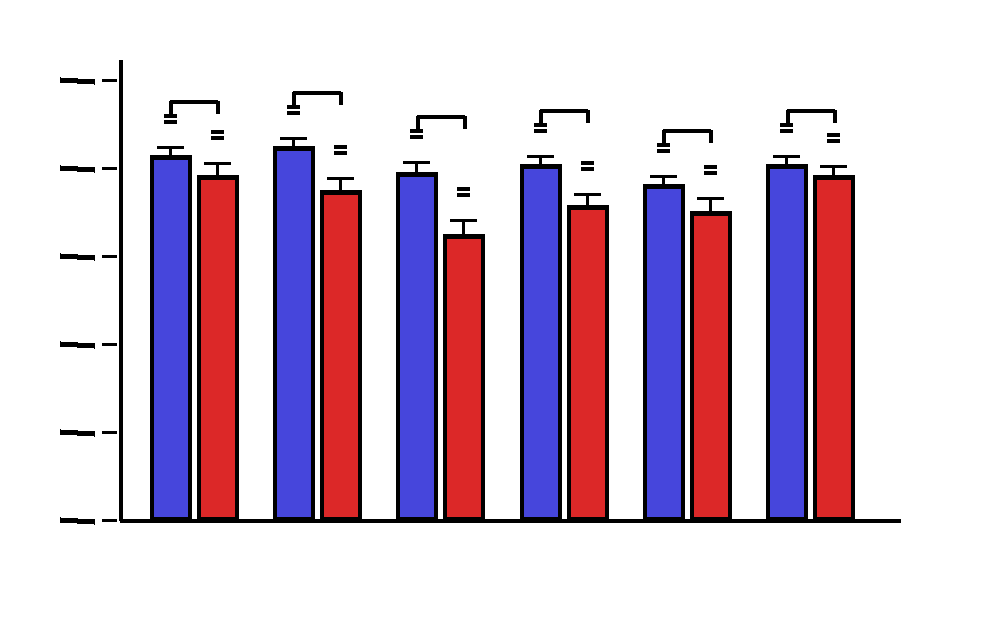
#> input picture bar_fixture.png, 1000 x 620 px
$ python -i panel_to_page.py   (imports and definitions only)
#> lines starting #> are read from the running program, lines starting #| are printed output that depends on the picture
# -*- coding: utf-8 -*-
"""확인된 패널 자리를 크롭 픽셀에서 600 DPI 그림 래스터로 옮깁니다.

    python3 panel_to_page.py --run DIR --decisions DIR/seg/panel_decisions.csv \\
        --pdfs DIR/seg/_pdf_locations.json --out DIR/seg/regions600

`record_panels.py`가 적은 상자는 **200 DPI 크롭 위의 픽셀**입니다. 축을 읽는
`geometry_proposer`는 600 DPI 래스터를 봅니다. 둘 사이를 잇는 것이 이 파일이고,
잘못 이으면 그 뒤의 기하 확인·읽기·값 검토가 전부 다른 자리를 보게 됩니다.

## 크롭의 자리는 상자 좌표로 알 수 없다

크롭은 `Figure_BBox`를 그대로 잘라 낸 것이 아닙니다. `corpus_intake.crop_figure`는
상자에 8 px를 두르고 나서 바깥 여백을 **잘라 냅니다** - 얼마나 잘랐는지는 어디에도
적혀 있지 않습니다. 실제로 한 그림에서 상자로 계산한 자리와 크롭의 진짜 자리가
9 px 달랐고, 600 DPI에서는 27 px입니다. 그래서 자리는 계산하지 않고 **찾습니다**:
크롭은 페이지 래스터의 정확한 부분 배열이라, 상자 근처에서 픽셀이 한 장 같은
자리가 꼭 하나 있습니다. 같은 자리가 없으면 그 크롭은 이 페이지 래스터에서 나온
것이 아니고, 옮길 수 없습니다.

## 배율은 재는 것이다

페이지 래스터는 "200 DPI"라 부르지만 실제 배율은 **래스터 폭 ÷ 페이지 폭(pt)**
입니다. `crop_figure`가 같은 이유로 그렇게 잽니다 - 픽셀 수를 짝수로 맞춘
렌더러는 모든 크롭을 머리카락만큼 밀어 놓습니다.

## 옮긴 뒤에 되돌려 본다

600 DPI 래스터를 크롭 크기로 줄여 크롭 위에 다시 올려 봅니다. 자리가 맞으면 가장
잘 맞는 어긋남이 0 px입니다. 1 px 넘게 어긋나면 렌더러가 다른 자리를 그린 것이고,
그 래스터 위의 좌표는 답이 아닙니다. 상관값(NCC)도 적지만 문턱은 두지 않습니다 -
잉크가 적은 그림은 상관값이 낮아도 자리는 맞고, 어긋남이 그것을 가립니다.

좌표 규약: `Panel_Page_Pt`는 페이지 왼쪽 위가 원점, y는 아래로 - `Figure_BBox`와
같습니다. `Region_600`은 그 그림의 600 DPI 래스터 안의 픽셀이고,
`geometry_proposer --region`이 받는 것입니다.

이 파일은 아무것도 판정하지 않습니다. 종류·개수·검토자는 `panel_decisions.csv`에서
그대로 옮겨 적습니다.

## 입력을 찾는 두 길, 패널을 고르는 두 길

- `--pages DIR`: 초안의 `Page_Raster`는 그 런을 만든 세션의 **절대 경로**일 수 있고, 다음
  세션에서는 그 자리에 없습니다. 그 경로에 파일이 없을 때만 경로의 `/pages/` 뒤를 DIR
  아래에서 찾고(`rehash_moved_pages.resolve`와 같은 규칙), 찾은 파일의 지문이 초안의
  `Page_Raster_SHA256`과 같을 때만 씁니다. 다르면 `PAGE_RASTER_CHANGED`로 거절합니다 -
  다시 뽑은 쪽 래스터 위의 크롭 자리는 이 그림의 자리가 아닐 수 있습니다.
- `--doc-root DIR`: `--pdfs`에 없는 PDF를 이름으로 찾습니다. DIR 안이나 한 단계 아래 폴더,
  이름은 유니코드 NFC로 맞춰 봅니다(맥의 파일 이름은 분해형일 수 있습니다). 경로가 든
  이름과 폴더 밖으로 나가는 링크는 찾지 않습니다(`run_batch --doc-root`와 같은 규칙). 지문은
  늘 그렇듯 초안의 `Source_File_SHA256`과 대 봅니다.
- `--verified-at DATE`: 그날 확인된 패널 줄만 옮깁니다 - 패널 페이지 한 번의 답만.
- `--outcomes FILE`: `outcome_decisions.csv`에서 NON_TARGET으로 닫힌 패널은 옮기지 않습니다.
  옮기면 그 패널에도 축·정체 제안이 나고, 닫힌 패널을 사람이 다시 봅니다.
"""
import argparse
import csv
import hashlib
import io
import json
import os
import subprocess
import sys
import time
import unicodedata

import numpy as np

DPI = 600
PT_PER_INCH = 72.0
PAD = 8          # crop_figure가 두른 여백
SLACK = 4        # 그 위에 더 보는 창
SHIFT_MAX = 1    # 되돌려 본 어긋남의 한계(크롭 픽셀)

COLUMNS = [
    "Draft_ID", "Panel_Index", "Mark_Type", "Mark_Count", "Mark_Type_2",
    "Mark_Count_2", "Overlay", "Source_File", "Source_File_SHA256", "Page",
    "Page_Raster_SHA256", "Crop_SHA256", "Crop_Origin_Px", "Page_Scale_Px_Per_Pt",
    "Panel_Crop_Px", "Panel_Page_Pt", "Raster_600", "Raster_600_SHA256",
    "Raster_600_Origin_Px", "Region_600", "Roundtrip_NCC", "Roundtrip_Shift_Px",
    "Verified_By", "Verified_At",
]


def sha256(path):
    with io.open(path, "rb") as fh:
        return hashlib.sha256(fh.read()).hexdigest()


def gray(path):
#> called with path = 'bar_fixture.png'
    from PIL import Image
    return np.asarray(Image.open(path).convert("L"), dtype=np.uint8)
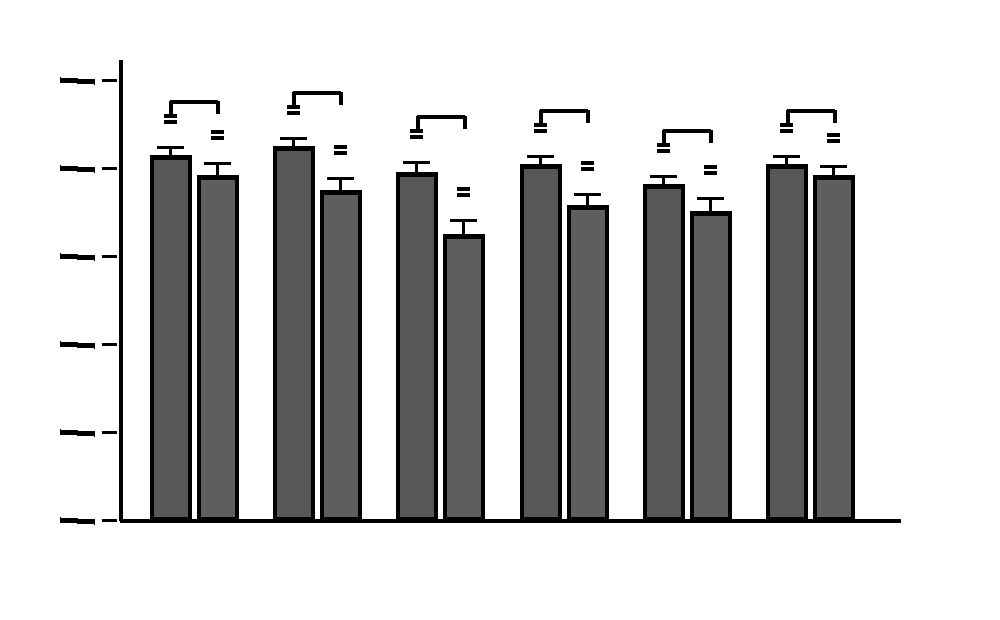
#> returned value: shape (620, 1000); min 0, max 255, mean 200.3


# [38 lines left out: functions page_scale, find_crop, crop_box_to_pt, not called in this run]


def pt_to_px(v, dpi=DPI):
    return v * dpi / PT_PER_INCH


# [77 lines left out: functions raster_frame, region_600, render_command, render_region, roundtrip, resolve_page, not called in this run]


def nfc(text):
    return unicodedata.normalize("NFC", str(text or ""))


# [149 lines left out: functions find_document, select, closed_panels, readable, convert, not called in this run]


def load_csv(path):
    with io.open(path, encoding="utf-8-sig", newline="") as fh:
        return list(csv.DictReader(fh))


# [50 lines left out: function main, not called in this run]


# [2 lines not run here, left out]

>>> result = gray('bar_fixture.png')
